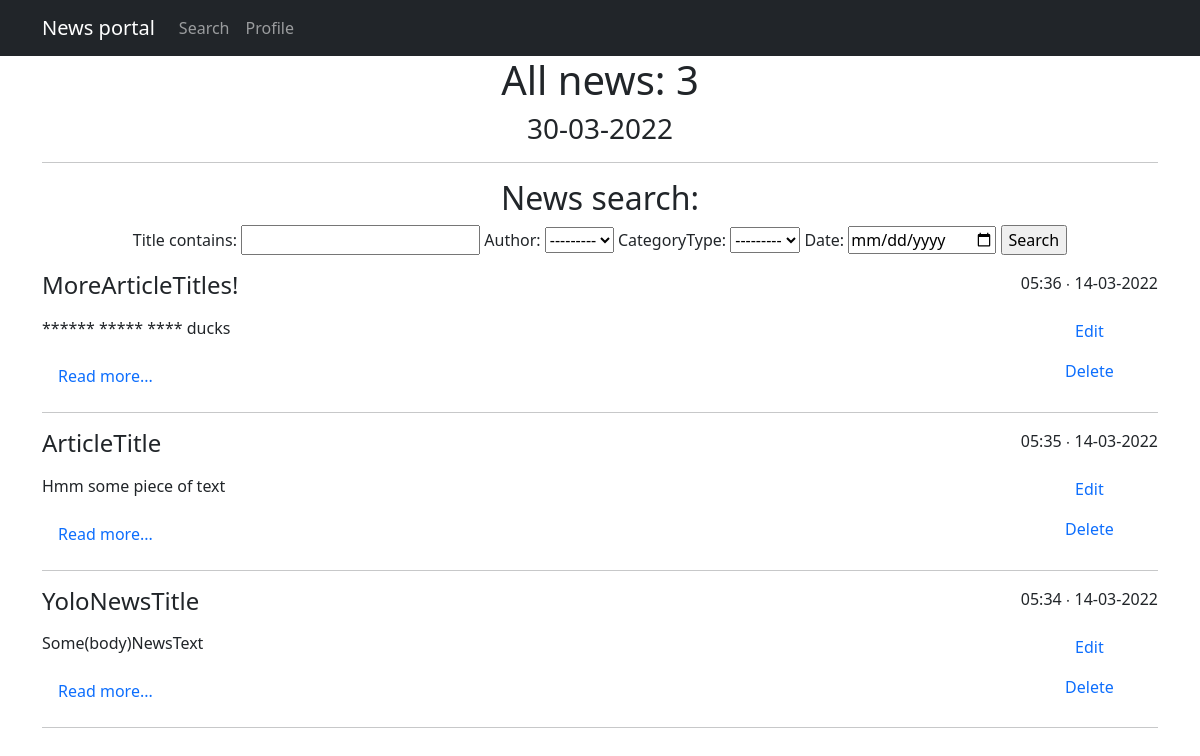
The page /news/search/ on the database as committed earlier.
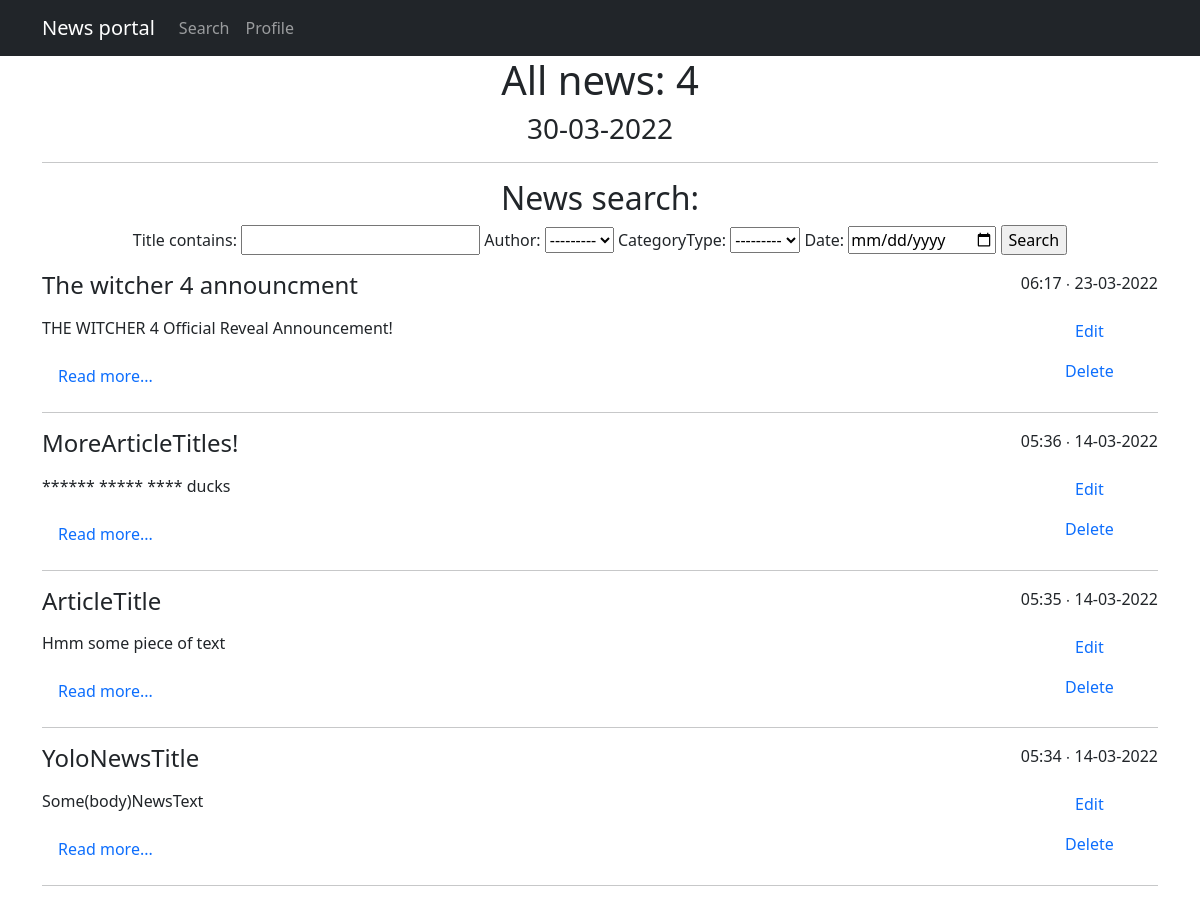
The same page on the database as committed later.
### news/models.py (models this page shows, shortened)
class Post(models.Model):
    author = models.ForeignKey(Author, on_delete = models.CASCADE)
    NEWS = 'NW'
    ARTICLE = 'AR'
    CATEGORY_CHOICES = (
        (NEWS, 'News'),
        (ARTICLE, 'Article')
    )
    categoryType = models.CharField(max_length = 2, choices = CATEGORY_CHOICES, default = ARTICLE)
    dateCreation = models.DateTimeField(auto_now_add = True)
    postCategory = models.ManyToManyField(Category, through = 'PostCategory')
    title = models.CharField(max_length = 128)
    text = models.TextField()
    rating = models.SmallIntegerField(default = 0)

### news/views.py (the view)
# urls.py: path('search/', PostSearch.as_view(), name='postSearch'),
class PostSearch(ListView):
    model = Post
    template_name = 'postSearch.html'
    context_object_name = 'search'
    ordering = '-dateCreation'
    def get_filter(self):
        return PostFilter(self.request.GET, queryset=super().get_queryset())
    def get_queryset(self):
        return self.get_filter().qs
    def get_context_data(self, *args, **kwargs):
        return {
            **super().get_context_data(*args, **kwargs),
            'filter': self.get_filter(),
            'time_now' : datetime.utcnow(),
            'length' : Post.objects.count()
        }

### news/models.py (called while the page is built)
    def __str__(self):
        return f'{self.authorUser.username}'

### news/templatetags/custom_filters.py (called while the page is built)
@register.filter(name='censor')
def censor(value):
    if not isinstance(value, str):
        raise ValueError('Cant censor not str object')
    for i in ban_words:
        value = value.replace(i[0:], '*' * len(i) )
    return value

### templates/postSearch.html (shortened to what this page needs)
{% extends 'flatpages/default.html' %}
{% load custom_filters %}
{% block content %}
<h1>All news: {{ length }}</h1>
<h3> {{ time_now|date:'d-m-Y' }} </h3>
<hr>
<h2>News search:</h2>
<form method="GET">
    {{ filter.form }}
    <input type="submit" value="Search">
</form>
{% for post in filter.qs %}
<div style="float: right"><p>{{ post.dateCreation|date:'h:i ∙ d-m-Y ' }}</p>
<a class="nav-link" href="{% url 'postUpdate' post.id %}">Edit</a>
<a class="nav-link" href="{% url 'postDelete' post.id %}">Delete</a></div>
<div align="left">
    <h4><p>{{post.title|censor}}</p></h4>
    <p>{{ post.text|truncatewords:50|censor }}</p>
    <a class="nav-link" href="{% url 'postDetail' post.id %}">Read more...</a>
    <hr>
</div>
{% endfor %}
{% endblock content %}

Rows that differ between the two databases and show on the page:
added Post: dateCreation "06:17 ∙ 23-03-2022", title|censor "The witcher 4 announcment", text|censor "THE WITCHER 4 Official Reveal Announcement!"
Other text that changed with them:
{{ length }}: "3" → "4"
